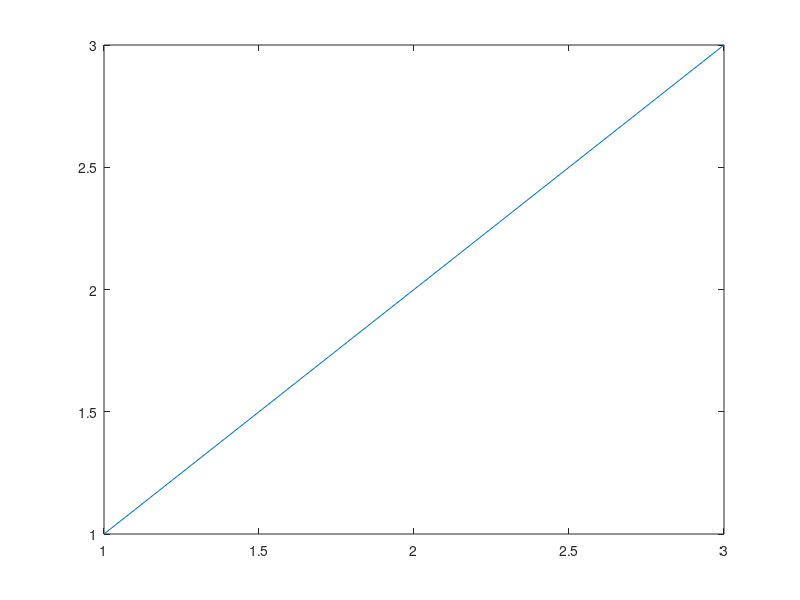

Source code (MATLAB):
%general graphics, this will apply to any figure you open
%(groot is the default figure object).

%set(groot, ...
%'DefaultFigureColor', 'w', ...
%'DefaultAxesLineWidth', 0.5, ...
% 'DefaultAxesXColor', 'k', ...
% 'DefaultAxesYColor', 'k', ...
% 'DefaultAxesFontUnits', 'points', ...
% 'DefaultAxesFontSize', 8, ...
% 'DefaultAxesFontName', 'Helvetica', ...
% 'DefaultLineLineWidth', 1, ...
% 'DefaultTextFontUnits', 'Points', ...
% 'DefaultTextFontSize', 8, ...
% 'DefaultTextFontName', 'Helvetica', ...
% 'DefaultAxesBox', 'off', ...
% 'DefaultAxesTickLength', [0.02 0.025]);
 
% set the tickdirs to go out - need this specific order
% set(groot, 'DefaultAxesTickDir', 'out');
% set(groot, 'DefaultAxesTickDirMode', 'manual');
x = 1:3
plot(x)